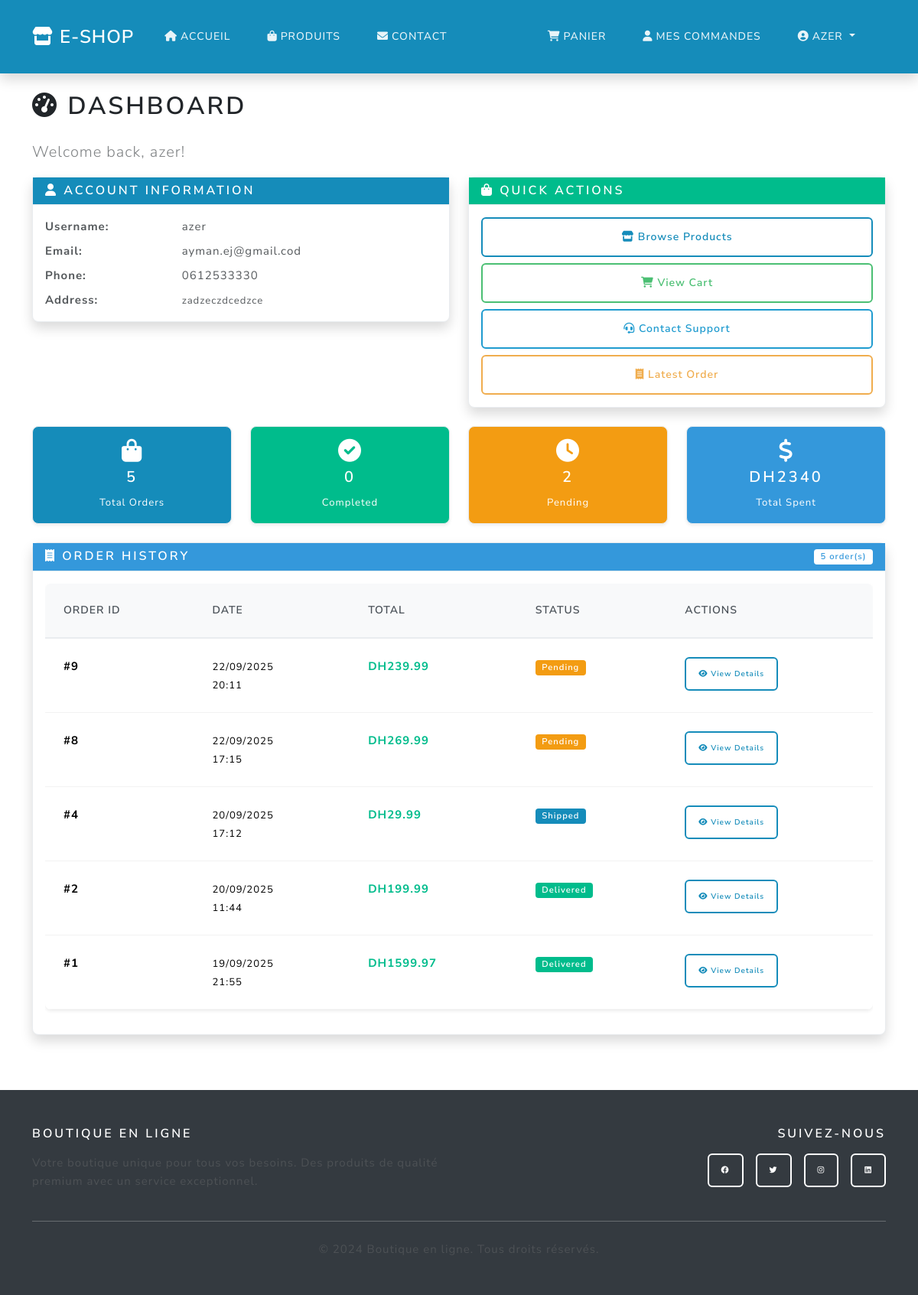
The page /dashboard (signed in) on the database its author committed.
### main.py (models this page shows)
class User(UserMixin, db.Model):
    id = db.Column(db.Integer, primary_key=True)
    username = db.Column(db.String(80), unique=True, nullable=False)
    email = db.Column(db.String(120), unique=True, nullable=False)
    password_hash = db.Column(db.String(120), nullable=False)
    phone = db.Column(db.String(20), nullable=True)
    address = db.Column(db.Text, nullable=True)
    is_admin = db.Column(db.Boolean, default=False)
    orders = db.relationship('Order', backref='user', lazy=True)

class Order(db.Model):
    id = db.Column(db.Integer, primary_key=True)
    user_id = db.Column(db.Integer, db.ForeignKey('user.id'), nullable=False)
    total = db.Column(db.Float, nullable=False)
    status = db.Column(db.String(20), default='pending')
    created_at = db.Column(db.DateTime, default=db.func.current_timestamp())

### main.py (the view)
@app.route('/dashboard')
@login_required
def dashboard():
    orders = Order.query.filter_by(user_id=current_user.id).order_by(Order.created_at.desc()).all()
    return render_template('dashboard.html', orders=orders)

### main.py (called while the page is built, shortened)
@login_manager.user_loader
def load_user(user_id):
    return User.query.get(int(user_id))

@app.context_processor
def inject_cart_count():
    if current_user.is_authenticated:
        try:
            from sqlalchemy import inspect
            inspector = inspect(db.engine)
            if 'cart' in inspector.get_table_names():
                cart_count = Cart.query.filter_by(user_id=current_user.id).count()
                cart_total_quantity = db.session.query(db.func.sum(Cart.quantity))\
                    .filter_by(user_id=current_user.id).scalar() or 0
                return {
                    'cart_count': cart_count,
                    'cart_total_quantity': int(cart_total_quantity)
                }
        except Exception:
            pass
    return {'cart_count': 0, 'cart_total_quantity': 0}

def get_shipping_settings():
    settings = ShippingSettings.query.first()
    return settings

@app.context_processor
def inject_shipping_settings():
    try:
        settings = get_shipping_settings()
        return {
            'shipping_settings': settings,
            'free_shipping_threshold': settings.free_shipping_threshold,
            'standard_shipping_cost': settings.standard_shipping_cost,
            'tax_rate': settings.tax_rate,
            'currency': settings.currency
        }
    except:
        return {
            'shipping_settings': None,
            'free_shipping_threshold': 500,
            'standard_shipping_cost': 30,
            'tax_rate': 0.2,
            'currency': 'DH'
        }

@app.context_processor
def inject_admin_stats():
    return {'unread_contacts_count': 0, 'pending_responses_count': 0}

### templates/dashboard.html (shortened to what this page needs)
{% extends "base.html" %}
{% block content %}
<div class="container py-4">
  <div class="row">
    <div class="col-12">
      <h1 class="mb-4"><i class="fas fa-tachometer-alt"></i> Dashboard</h1>
      <p class="lead text-muted">Welcome back, {{ current_user.username }}!</p>
    </div>
  </div>
  <div class="row mb-4">
    <div class="col-md-6">
      <div class="card shadow">
        <div class="card-header bg-primary text-white">
          <h5 class="mb-0"><i class="fas fa-user"></i> Account Information</h5>
        </div>
        <div class="card-body">
          <div class="row mb-2">
            <div class="col-sm-4">
              <strong>Username:</strong>
            </div>
            <div class="col-sm-8">{{ current_user.username }}</div>
          </div>
          <div class="row mb-2">
            <div class="col-sm-4">
              <strong>Email:</strong>
            </div>
            <div class="col-sm-8">{{ current_user.email }}</div>
          </div>
          <div class="row mb-2">
            <div class="col-sm-4">
              <strong>Phone:</strong>
            </div>
            <div class="col-sm-8">{{ current_user.phone or 'Not provided' }}</div>
          </div>
          <div class="row">
            <div class="col-sm-4">
              <strong>Address:</strong>
            </div>
            <div class="col-sm-8">
              <small>{{ current_user.address or 'Not provided' }}</small>
            </div>
          </div>
        </div>
      </div>
    </div>
    <div class="col-md-6">
      <div class="card shadow">
        <div class="card-header bg-success text-white">
          <h5 class="mb-0">
            <i class="fas fa-shopping-bag"></i> Quick Actions
          </h5>
        </div>
        <div class="card-body">
          <div class="d-grid gap-2">
            <a href="{{ url_for('products') }}" class="btn btn-outline-primary">
              <i class="fas fa-store"></i> Browse Products
            </a>
            <a href="{{ url_for('cart') }}" class="btn btn-outline-success">
              <i class="fas fa-shopping-cart"></i> View Cart
            </a>
            <a href="{{ url_for('contact') }}" class="btn btn-outline-info">
              <i class="fas fa-headset"></i> Contact Support
            </a>
            {% if orders %}
            <a href="{{ url_for('order_detail', order_id=orders[0].id) }}" class="btn btn-outline-warning">
              <i class="fas fa-receipt"></i> Latest Order
            </a>
            {% endif %}
          </div>
        </div>
      </div>
    </div>
  </div>
  <div class="row mb-4">
    <div class="col-md-3">
      <div class="card bg-primary text-white">
        <div class="card-body text-center">
          <i class="fas fa-shopping-bag fa-2x mb-2"></i>
          <h4>{{ orders|length }}</h4>
          <small>Total Orders</small>
        </div>
      </div>
    </div>
    <div class="col-md-3">
      <div class="card bg-success text-white">
        <div class="card-body text-center">
          <i class="fas fa-check-circle fa-2x mb-2"></i>
          <h4>{{ orders|selectattr('status', 'equalto', 'completed')|list|length }}</h4>
          <small>Completed</small>
        </div>
      </div>
    </div>
    <div class="col-md-3">
      <div class="card bg-warning text-white">
        <div class="card-body text-center">
          <i class="fas fa-clock fa-2x mb-2"></i>
          <h4>{{ orders|selectattr('status', 'equalto', 'pending')|list|length }}</h4>
          <small>Pending</small>
        </div>
      </div>
    </div>
    <div class="col-md-3">
      <div class="card bg-info text-white">
        <div class="card-body text-center">
          <i class="fas fa-dollar-sign fa-2x mb-2"></i>
          <h4>DH{{ "%.0f"|format(orders|sum(attribute='total')) }}</h4>
          <small>Total Spent</small>
        </div>
      </div>
    </div>
  </div>
  <div class="row">
    <div class="col-12">
      <div class="card shadow">
        <div class="card-header bg-info text-white d-flex justify-content-between align-items-center">
          <h5 class="mb-0"><i class="fas fa-receipt"></i> Order History</h5>
          <span class="badge bg-white text-info">{{ orders|length }} order(s)</span>
        </div>
        <div class="card-body">
          {% if orders %}
          <div class="table-responsive">
            <table class="table table-hover">
              <thead>
                <tr>
                  <th>Order ID</th>
                  <th>Date</th>
                  <th>Total</th>
                  <th>Status</th>
                  <th>Actions</th>
                </tr>
              </thead>
              <tbody>
                {% for order in orders %}
                <tr>
                  <td><strong>#{{ order.id }}</strong></td>
                  <td>
                    <small>
                      {{ order.created_at.strftime('%d/%m/%Y') if order.created_at else 'N/A' }}<br>
                      {{ order.created_at.strftime('%H:%M') if order.created_at else '' }}
                    </small>
                  </td>
                  <td><strong class="text-success">DH{{ "%.2f"|format(order.total) }}</strong></td>
                  <td>
                    {% if order.status == 'pending' %}
                      <span class="badge bg-warning">Pending</span>
                    {% elif order.status == 'processing' %}
                      <span class="badge bg-info">Processing</span>
                    {% elif order.status == 'shipped' %}
                      <span class="badge bg-primary">Shipped</span>
                    {% elif order.status == 'delivered' %}
                      <span class="badge bg-success">Delivered</span>
                    {% elif order.status == 'completed' %}
                      <span class="badge bg-success">Completed</span>
                    {% elif order.status == 'cancelled' %}
                      <span class="badge bg-danger">Cancelled</span>
                    {% else %}
                      <span class="badge bg-secondary">{{ order.status.title() }}</span>
                    {% endif %}
                  </td>
                  <td>
                    <a href="{{ url_for('order_detail', order_id=order.id) }}"
                       class="btn btn-sm btn-outline-primary">
                      <i class="fas fa-eye"></i> View Details
                    </a>
                  </td>
                </tr>
                {% endfor %}
              </tbody>
            </table>
          </div>
          {% endif %}
        </div>
      </div>
    </div>
  </div>
</div>
{% endblock %}

### templates/base.html (shortened to what this page needs)
<!DOCTYPE html>
<html lang="fr">
  <head>
    <link
      href="https://cdn.jsdelivr.net/npm/bootswatch@5.3.2/dist/lux/bootstrap.min.css"
      rel="stylesheet"
    />
    <link
      href="https://cdnjs.cloudflare.com/ajax/libs/font-awesome/6.0.0/css/all.min.css"
      rel="stylesheet"
    />
    <link
      href="{{ url_for('static', filename='css/style.css') }}"
      rel="stylesheet"
    />
  </head>
  <body>
    <nav class="navbar navbar-expand-lg navbar-dark bg-dark">
      <div class="container">
        <a class="navbar-brand fw-bold" href="{{ url_for('home') }}">
          <i class="fas fa-store me-2"></i>E-SHOP
        </a>
        <div class="collapse navbar-collapse" id="navbarNav">
          <ul class="navbar-nav me-auto">
            <li class="nav-item">
              <a class="nav-link" href="{{ url_for('home') }}">
                <i class="fas fa-home me-1"></i>Accueil
              </a>
            </li>
            <li class="nav-item">
              <a class="nav-link" href="{{ url_for('products') }}">
                <i class="fas fa-shopping-bag me-1"></i>Produits
              </a>
            </li>
            <li class="nav-item">
              <a class="nav-link" href="{{ url_for('contact') }}">
                <i class="fas fa-envelope me-1"></i>Contact
              </a>
            </li>
          </ul>
          <ul class="navbar-nav">
            {% if current_user.is_authenticated %}
              <li class="nav-item">
                <a class="nav-link position-relative" href="{{ url_for('cart') }}">
                  <i class="fas fa-shopping-cart me-1"></i>Panier
                </a>
              </li>
              <li class="nav-item">
                <a class="nav-link" href="{{ url_for('dashboard') }}">
                  <i class="fas fa-user me-1"></i>Mes commandes
                </a>
              </li>
              <li class="nav-item dropdown">
                <a class="nav-link dropdown-toggle" href="#" role="button" data-bs-toggle="dropdown">
                  <i class="fas fa-user-circle me-1"></i>{{ current_user.username }}
                </a>
              </li>
            {% endif %}
          </ul>
        </div>
      </div>
    </nav>
    <main>{% block content %}{% endblock %}</main>
    <footer class="bg-dark text-light py-5 mt-5">
      <div class="container">
        <div class="row">
          <div class="col-md-6">
            <h5 class="fw-bold mb-3">Boutique en ligne</h5>
            <p class="text-muted">
              Votre boutique unique pour tous vos besoins. Des produits de qualité
              premium avec un service exceptionnel.
            </p>
          </div>
          <div class="col-md-6 text-md-end">
            <h5 class="fw-bold mb-3">Suivez-nous</h5>
            <div class="d-flex justify-content-md-end gap-3">
              <a href="#" class="btn btn-outline-light btn-sm">
                <i class="fab fa-facebook"></i>
              </a>
              <a href="#" class="btn btn-outline-light btn-sm">
                <i class="fab fa-twitter"></i>
              </a>
              <a href="#" class="btn btn-outline-light btn-sm">
                <i class="fab fa-instagram"></i>
              </a>
              <a href="#" class="btn btn-outline-light btn-sm">
                <i class="fab fa-linkedin"></i>
              </a>
            </div>
          </div>
        </div>
        <hr class="my-4" />
        <div class="text-center">
          <p class="text-muted mb-0">
            &copy; 2024 Boutique en ligne. Tous droits réservés.
          </p>
        </div>
      </div>
    </footer>
  </body>
</html>

### static/css/style.css (style rules this page uses)
:root { --bs-blue: #158cba; --bs-indigo: #6610f2; --bs-purple: #6f42c1; --bs-pink: #e83e8c; --bs-red: #e74c3c; --bs-orange: #fd7e14; --bs-yellow: #f39c12; --bs-green: #00bc8c; --bs-teal: #20c997; --bs-cyan: #17a2b8; --bs-white: #fff; --bs-gray: #6c757d; --bs-gray-dark: #343a40; --bs-gray-100: #f8f9fa; --bs-gray-200: #e9ecef; --bs-gray-300: #dee2e6; --bs-gray-400: #ced4da; --bs-gray-500: #adb5bd; --bs-gray-600: #6c757d; --bs-gray-700: #495057; --bs-gray-800: #343a40; --bs-gray-900: #212529; --bs-primary: #158cba; --bs-secondary: #f8f9fa; --bs-success: #00bc8c; --bs-info: #3498db; --bs-warning: #f39c12; --bs-danger: #e74c3c; --bs-light: #f8f9fa; --bs-dark: #343a40; }
body { font-family: "Nunito Sans", -apple-system, BlinkMacSystemFont, "Segoe UI", Roboto, "Helvetica Neue", Arial, sans-serif, "Apple Color Emoji", "Segoe UI Emoji", "Segoe UI Symbol"; font-size: 0.9375rem; font-weight: 400; line-height: 1.6; color: #495057; background-color: #fff; }
h1, h2, h3, h4, h5, h6 { color: #212529; font-weight: 600; }
.navbar { box-shadow: 0 0.5rem 1rem rgba(0, 0, 0, 0.15); background-color: var(--bs-primary) !important; }
.navbar-brand { font-weight: 700; font-size: 1.5rem; color: white !important; }
.navbar-nav .nav-link { font-weight: 500; color: rgba(255, 255, 255, 0.9) !important; transition: color 0.15s ease-in-out; }
.btn { border-radius: 0.375rem; font-weight: 600; text-transform: none; transition: all 0.15s ease-in-out; }
.btn-outline-primary { color: var(--bs-primary); border-color: var(--bs-primary); }
.card { border: 1px solid var(--bs-gray-200); border-radius: 0.5rem; box-shadow: 0 0.125rem 0.25rem rgba(0, 0, 0, 0.075); background-color: white; }
.card-header { background-color: var(--bs-gray-100); border-bottom: 1px solid var(--bs-gray-200); font-weight: 600; }
footer { background-color: var(--bs-gray-800); color: white; margin-top: auto; }
footer h5 { color: white; font-weight: 600; }
footer a { color: var(--bs-gray-300); text-decoration: none; transition: color 0.15s ease-in-out; }
.badge { font-size: 0.75em; font-weight: 600; padding: 0.375em 0.75em; border-radius: 0.25rem; }
.bg-primary { background-color: var(--bs-primary) !important; }
.bg-success { background-color: var(--bs-success) !important; }
.bg-warning { background-color: var(--bs-warning) !important; }
.bg-info { background-color: var(--bs-info) !important; }
.text-success { color: var(--bs-success) !important; }
.text-info { color: var(--bs-info) !important; }
.table { border-radius: 0.5rem; overflow: hidden; box-shadow: 0 0.125rem 0.25rem rgba(0, 0, 0, 0.075); }
.table thead th { border-bottom: 2px solid var(--bs-gray-200); background-color: var(--bs-gray-100); font-weight: 600; color: var(--bs-gray-700); }
.fade-in { animation: fadeIn 0.6s ease-out; }

### rows shown on the page
User: username "AZER", username "azer", email "ayman.ej@gmail.cod", phone "0612533330", address "zadzeczdcedzce"
Order: id "9", created_at "22/09/2025", created_at "20:11", total "239.99", status "Pending"
Order: id "8", created_at "22/09/2025", created_at "17:15", total "269.99", status "Pending"
Order: id "4", created_at "20/09/2025", created_at "17:12", total "29.99", status "Shipped"
Order: id "2", created_at "20/09/2025", created_at "11:44", total "199.99", status "Delivered"
Order: id "1", created_at "19/09/2025", created_at "21:55", total "1599.97", status "Delivered"

### other values the page prints
{{ orders|length }} "5"
{{ orders|selectattr('status', 'equalto', 'completed')|list|length }} "0"
{{ orders|selectattr('status', 'equalto', 'pending')|list|length }} "2"
{{ "%.0f"|format(orders|sum(attribute='total')) }} "2340"
